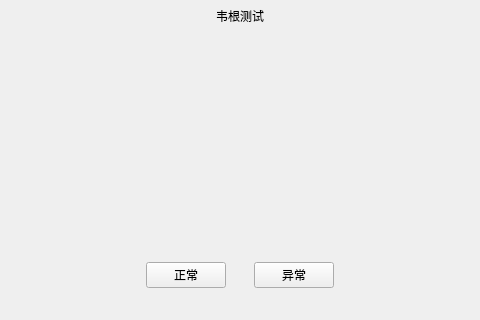
<?xml version="1.0" encoding="UTF-8"?>
<ui version="4.0">
 <class>ui_factory_wiegand</class>
 <widget class="QMainWindow" name="ui_factory_wiegand">
  <property name="geometry">
   <rect>
    <x>0</x>
    <y>0</y>
    <width>480</width>
    <height>320</height>
   </rect>
  </property>
  <property name="focusPolicy">
   <enum>Qt::StrongFocus</enum>
  </property>
  <property name="windowTitle">
   <string>MainWindow</string>
  </property>
  <widget class="QWidget" name="centralwidget">
   <layout class="QVBoxLayout" name="verticalLayout" stretch="1,7,1,1">
    <property name="spacing">
     <number>0</number>
    </property>
    <property name="leftMargin">
     <number>0</number>
    </property>
    <property name="topMargin">
     <number>0</number>
    </property>
    <property name="rightMargin">
     <number>0</number>
    </property>
    <property name="bottomMargin">
     <number>0</number>
    </property>
    <item>
     <widget class="QWidget" name="factory_wiegand_title_widget" native="true">
      <layout class="QHBoxLayout" name="horizontalLayout" stretch="1,1,2,2">
       <property name="spacing">
        <number>0</number>
       </property>
       <property name="leftMargin">
        <number>0</number>
       </property>
       <property name="topMargin">
        <number>0</number>
       </property>
       <property name="rightMargin">
        <number>0</number>
       </property>
       <property name="bottomMargin">
        <number>0</number>
       </property>
       <item alignment="Qt::AlignLeft|Qt::AlignVCenter">
        <widget class="clicked_Label" name="factory_wiegand_back_btn" native="true">
         <property name="text" stdset="0">
          <string/>
         </property>
        </widget>
       </item>
       <item>
        <spacer name="horizontalSpacer">
         <property name="orientation">
          <enum>Qt::Horizontal</enum>
         </property>
         <property name="sizeHint" stdset="0">
          <size>
           <width>77</width>
           <height>20</height>
          </size>
         </property>
        </spacer>
       </item>
       <item>
        <widget class="QLabel" name="factory_wiegand_title_label">
         <property name="styleSheet">
          <string notr="true"/>
         </property>
         <property name="text">
          <string>韦根测试</string>
         </property>
         <property name="alignment">
          <set>Qt::AlignCenter</set>
         </property>
        </widget>
       </item>
       <item>
        <spacer name="horizontalSpacer_2">
         <property name="orientation">
          <enum>Qt::Horizontal</enum>
         </property>
         <property name="sizeHint" stdset="0">
          <size>
           <width>157</width>
           <height>20</height>
          </size>
         </property>
        </spacer>
       </item>
      </layout>
     </widget>
    </item>
    <item>
     <widget class="QWidget" name="widget_3" native="true">
      <layout class="QHBoxLayout" name="horizontalLayout_5">
       <property name="spacing">
        <number>0</number>
       </property>
       <property name="leftMargin">
        <number>0</number>
       </property>
       <property name="rightMargin">
        <number>0</number>
       </property>
       <property name="bottomMargin">
        <number>0</number>
       </property>
       <item>
        <widget class="QLabel" name="label11">
         <property name="text">
          <string/>
         </property>
        </widget>
       </item>
       <item>
        <widget class="QLabel" name="wiegand_result_label"/>
       </item>
       <item>
        <widget class="QLabel" name="label12">
         <property name="text">
          <string/>
         </property>
        </widget>
       </item>
      </layout>
     </widget>
    </item>
    <item>
     <widget class="QWidget" name="widget_2" native="true">
      <layout class="QHBoxLayout" name="horizontalLayout_2">
       <property name="spacing">
        <number>0</number>
       </property>
       <property name="leftMargin">
        <number>0</number>
       </property>
       <property name="rightMargin">
        <number>0</number>
       </property>
       <property name="bottomMargin">
        <number>0</number>
       </property>
       <item>
        <spacer name="horizontalSpacer_3">
         <property name="orientation">
          <enum>Qt::Horizontal</enum>
         </property>
         <property name="sizeHint" stdset="0">
          <size>
           <width>157</width>
           <height>20</height>
          </size>
         </property>
        </spacer>
       </item>
       <item>
        <widget class="QPushButton" name="factory_wiegand_ok_btn">
         <property name="sizePolicy">
          <sizepolicy hsizetype="Expanding" vsizetype="Expanding">
           <horstretch>0</horstretch>
           <verstretch>0</verstretch>
          </sizepolicy>
         </property>
         <property name="maximumSize">
          <size>
           <width>225</width>
           <height>80</height>
          </size>
         </property>
         <property name="styleSheet">
          <string notr="true"/>
         </property>
         <property name="text">
          <string>正常</string>
         </property>
        </widget>
       </item>
       <item>
        <spacer name="horizontalSpacer_5">
         <property name="orientation">
          <enum>Qt::Horizontal</enum>
         </property>
         <property name="sizeHint" stdset="0">
          <size>
           <width>40</width>
           <height>20</height>
          </size>
         </property>
        </spacer>
       </item>
       <item>
        <widget class="QPushButton" name="factory_wiegand_fail_btn">
         <property name="text">
          <string>异常</string>
         </property>
        </widget>
       </item>
       <item>
        <spacer name="horizontalSpacer_4">
         <property name="orientation">
          <enum>Qt::Horizontal</enum>
         </property>
         <property name="sizeHint" stdset="0">
          <size>
           <width>157</width>
           <height>20</height>
          </size>
         </property>
        </spacer>
       </item>
      </layout>
     </widget>
    </item>
    <item>
     <spacer name="verticalSpacer">
      <property name="orientation">
       <enum>Qt::Vertical</enum>
      </property>
      <property name="sizeHint" stdset="0">
       <size>
        <width>20</width>
        <height>29</height>
       </size>
      </property>
     </spacer>
    </item>
   </layout>
  </widget>
 </widget>
 <customwidgets>
  <customwidget>
   <class>clicked_Label</class>
   <extends>QWidget</extends>
   <header location="global">clicked_label.hpp</header>
  </customwidget>
 </customwidgets>
 <resources/>
 <connections/>
</ui>
